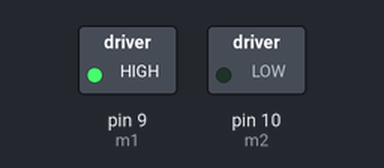
Recording of a sketch running on a simulated Arduino Uno, built with avr-gcc and run on an emulated ATmega328P. Shown: switched loads named in the sketch (green lamp = pin HIGH).

Above: at 0.7 s.
At 5.2 s:
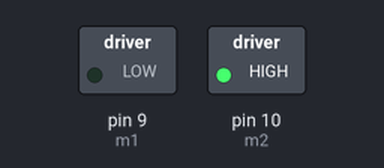
Timing chart, 0 to 6.9 s (numbered marks = the images above):
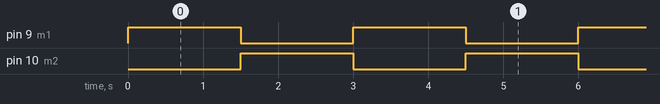

The sketch:

Motor-2.ino
```cpp
/*
  Motor Interfacing

  Interface a DC mtor with Arduino
  (without Motor Driver)

  This can be done in 3 ways:
  2. This code shows the second method:
    Connections ::
    the two terminals(wire||poles||points) of motors are :
    m1 AND m2

    m1 --> pin 9
    m2 --> pin 10

*/

// initialise variables with both pins
int m1 = 9;
int m2 = 10;
void setup() {
  // put your setup code here, to run once:
  //make the pins as ouput pins
  pinMode(m1, OUTPUT);
  pinMode(m2, OUTPUT);

}

void loop() {
  // put your main code here, to run repeatedly:
  //Clockwise Rotation
  digitalWrite(m1, HIGH);
  digitalWrite(m2, LOW);
  delay(1500);
  //Anti-clockwise Rotation
  digitalWrite(m1, LOW);
  digitalWrite(m2, HIGH);
  delay(1500);
}
```

Measured:
- by itself, pin 9 (m1), pin 10 (m2): alternates HIGH for 1.5 s and LOW for 1.5 s
